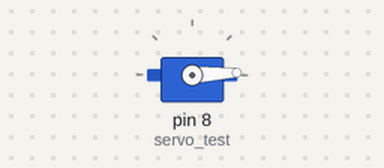
Recording of a sketch running on a simulated Arduino Uno, built with avr-gcc and run on an emulated ATmega328P. Shown: servo.

Above: at 0.05 s.
At 1.15 s:
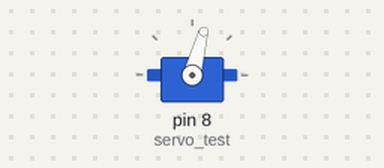
At 1.95 s:
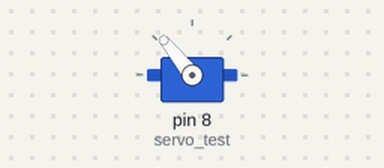
At 3.85 s:
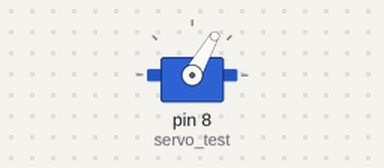
Timing chart, 0 to 6.4 s (numbered marks = the images above):
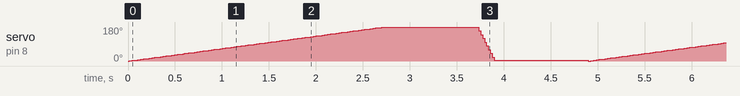

The sketch:

servo.ino
```cpp
#include  <Servo.h>     //Servo library

Servo servo_test;        //initialize a servo object for the connected servo

int angle = 0;

void setup()
{
  servo_test.attach(8);      // attach the signal pin of servo to pin9 of arduino
}

void loop()
{
  for(angle = 0; angle < 180; angle += 1)    // command to move from 0 degrees to 180 degrees
  {
    servo_test.write(angle);                 //command to rotate the servo to the specified angle
    delay(15);
  }

  delay(1000);

  for(angle = 180; angle>=1; angle-=5)     // command to move from 180 degrees to 0 degrees
  {
    servo_test.write(angle);              //command to rotate the servo to the specified angle
    delay(5);
  }

    delay(1000);
}
```
